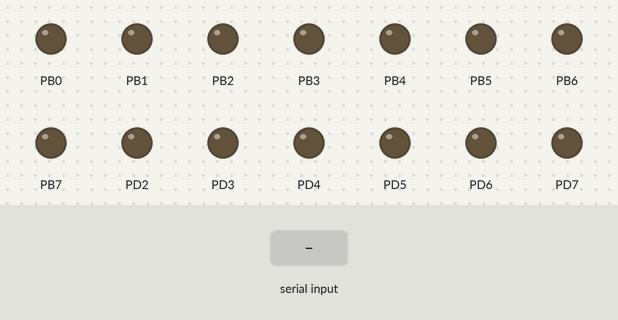
Recording of a program running on a simulated ATmega328P, built with avr-gcc and emulated at 16 MHz. Parts: output pins drawn as LEDs (lit = HIGH). The inputs (shaded band) are chosen by the test bench. What the program prints to the serial monitor is not drawn.

Above: at 1.2 s.
1.3 s: "1" received over Serial
At 2.0 s:
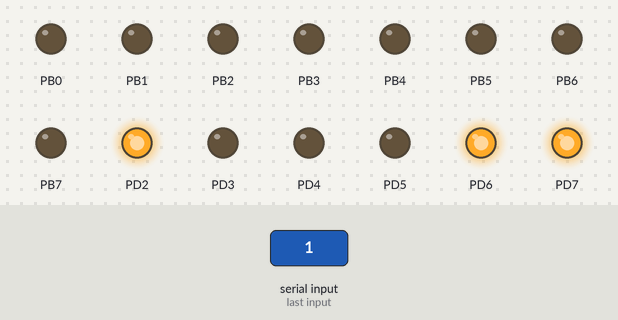
2.8 s: "0" received over Serial
At 3.1 s:
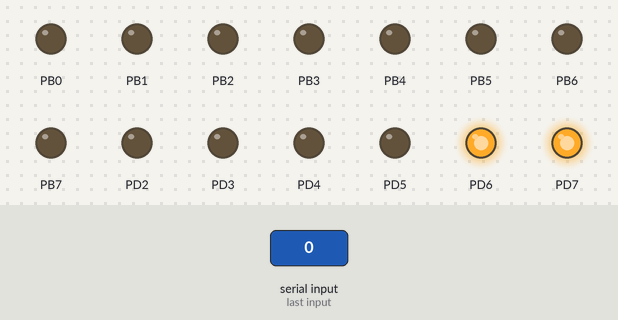
4.3 s: "2" received over Serial
At 5.4 s:
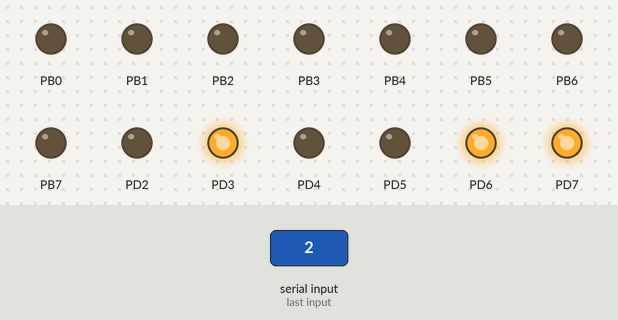
Timing chart, 0 to 7.3 s (numbered marks = the images above; inputs shaded):
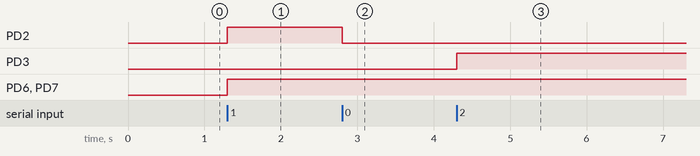

The program:

main.c
```c
/* Universidad del Valle de Guatemala
 * IE2023: Programacion de microcontroladores
 * Autor: Alejandra Marcos
 * PreLab5.c
 *
 * Created: 18/04/2024 16:59:24
 * Author : jaidy
 */
#define  F_CPU 16000000UL
#include <avr/io.h>
#include <avr/interrupt.h>
#include <util/delay.h>

void init_UART(void);
void write_UART(char caracter);
void txt_write_UART(char* cadena);
unsigned char read_UART();

volatile char bufferRX;
uint8_t dato = 0;


int main(void){
    cli();
	init_UART();
	sei();
	write_UART('H');
	write_UART('O');
	write_UART('L');
	write_UART('A');
	write_UART(' ');
	write_UART('M');
	write_UART('U');
	write_UART('N');
	write_UART('D');
	write_UART('O');
	DDRB = 255;
	DDRD = 255;
	PORTD = 0;
	PORTB = 0;
    while (1) {

    }
}

void init_UART(void){
	//CONFIGUTAR RX Y TX
	DDRD &=~(1 << DDD0);
	DDRD |= (1 << DDD1);
	//CONFIGUTAR EL REGISTRO A (MODO FAST U2X0 = 1)
	UCSR0A = 0;
	UCSR0A |= (1 << U2X0);
	//CONFIGURAR EL REGISTRO B (HABILITAR ISR RX, HABILITAR RX Y TX)
	UCSR0B = 0;
	UCSR0B |= (1 << RXCIE0)|(1 << RXEN0)|(1 << TXEN0);
	//CONFIGURAR FRAME (8 BITS DE DATO, NO PARIDAD, 1 BIT STOP)
	UCSR0C = 0;
	UCSR0C |= (1 << UCSZ01)|(1 << UCSZ00);
	//CONFIGURAR BAUDRATE 9600
	UBRR0 = 207;
}

void write_UART(char caracter){
	while (!(UCSR0A & (1 << UDRE0)));
	UDR0 = caracter;
}

void txt_write_UART(char* cadena){			//cadena de caracteres de tipo char
	while(*cadena !=0x00){
		write_UART(*cadena);				//transmite los caracteres de cadena
		cadena++;							//incrementa la ubicación de los caracteres en cadena
	}										//para enviar el siguiente caracter de cadena
}

unsigned char read_UART(){
	if ((UCSR0A & (1 << UDRE0))){
		return UDR0;
	}else{
		return 0;
	}
}

ISR (USART_RX_vect){
	dato = read_UART();
	if (dato != 0){
		PORTD = dato<<2;
		PORTB = dato>>6;
	}
}
```

Measured:
- after the input at 1.3 s, PD2, PD6, PD7: LOW → HIGH at once
- after the input at 2.8 s, PD2: HIGH → LOW at once
- after the input at 4.3 s, PD3: LOW → HIGH at once
